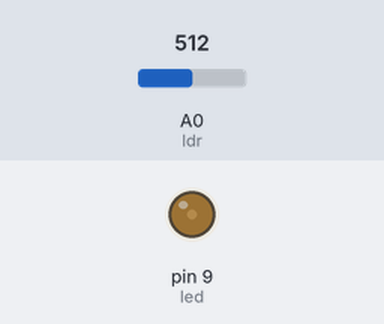
This sketch was run on a simulated Arduino Uno, built with avr-gcc and run on an emulated ATmega328P. On the bench: output pins drawn as LEDs (lit = HIGH). The inputs (shaded band) are chosen by the test bench; at power-on: A0 (ldr) = 512.

Above: at 1.2 s.
1.3 s: A0 (ldr) set to 716
At 1.6 s:
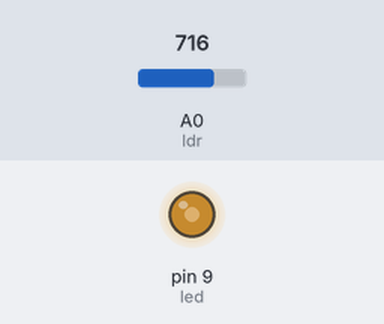
2.8 s: A0 (ldr) set to 900
At 3.9 s:
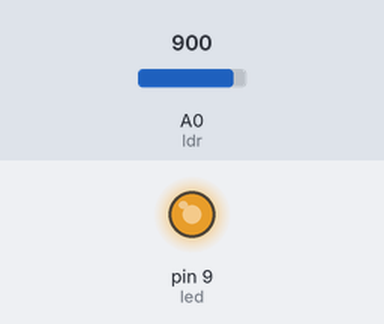
4.3 s: A0 (ldr) set to 511
At 5.0 s:
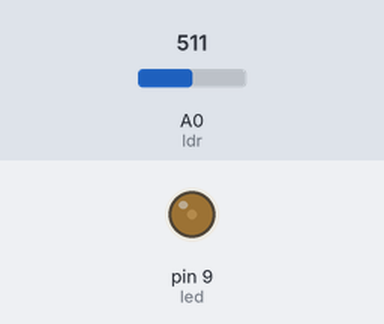
Timing chart, 0 to 7.3 s (numbered marks = the images above; inputs shaded):
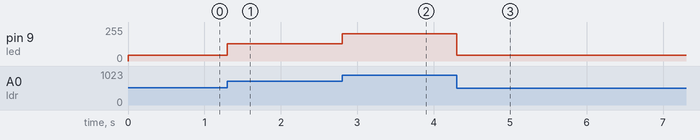

The sketch:

Exercici_1.ino
```cpp
 /*************************************************************************
 **                                                                      **
 **    Sensor llum                                                       **
 **                                                                      **
 *************************************************************************/

 //******  Includes  ******************************************************


 //******  Variables  *****************************************************
 const int led = 9;
 const int ldr = A0;
 int Valor;
 //******  Setup  *********************************************************
 void setup () {
  pinMode(led, OUTPUT);
 }


 //******  Loop  **********************************************************
 void loop () {
 Valor = analogRead(ldr);
 Valor = map(Valor, 400, 1023, 0, 255);
 analogWrite(led, Valor);
 }
```

Measured:
- after the input at 1.3 s, pin 9 (led): 45/255 → 129/255 at once
- after the input at 2.8 s, pin 9 (led): 129/255 → 204/255 at once
- after the input at 4.3 s, pin 9 (led): 204/255 → 45/255 at once
